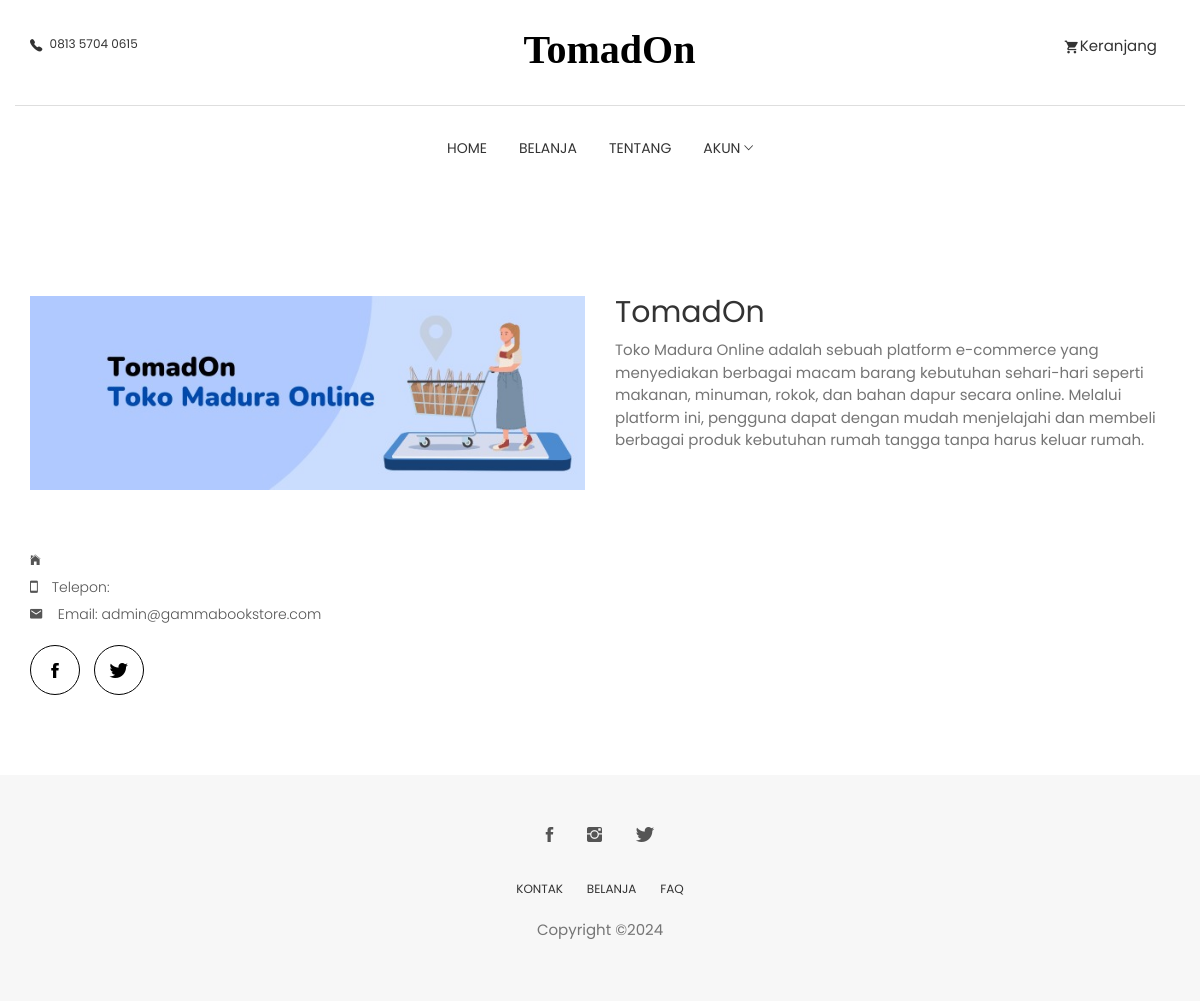
/about, run on the app's committed database.
### tables this page shows
CREATE TABLE `about` (
  `id` int(11) NOT NULL,
  `about` varchar(1000) NOT NULL
);

CREATE TABLE `contact` (
  `id` int(11) NOT NULL,
  `name` varchar(200) NOT NULL,
  `value` varchar(200) NOT NULL
);

### index.php (called while the page is built, shortened)
<?php
Route::add('/about', function() {
    require __DIR__ . '/views/about.php';
});
Route::submit();

### router.php (called while the page is built)
<?php
class Route{
    private static $uriList = array();
    private static $uriCallback = array();
    static public function add($uri, $function)
    {
        self::$uriList[] = $uri;
        self::$uriCallback[$uri] = $function;
    }
    static public function submit()
    {
        $uri = explode('?', $_SERVER['REQUEST_URI'])[0];
        $doesUriMatch = false;
        foreach(self::$uriList as $u)
        {
            if($u == $uri) {
                $doesUriMatch = true;
                break;
            }
        }
        if($doesUriMatch) {
            call_user_func(self::$uriCallback[$uri]);
        } else {
            http_response_code(404);
            require __DIR__ . '/views/404.php';
        }
    }
}

### views/about.php (the view, shortened to what this page needs)
<?php
require __DIR__ . '/header.php';
require __DIR__ . '/db.php';
$statement = $pdo->prepare("SELECT * FROM about");
$statement->execute();
$about = $statement->fetchAll(PDO::FETCH_ASSOC);
$statement = $pdo->prepare("SELECT value FROM contact WHERE name=?");
$statement->execute(array('facebook'));
$fb = $statement->fetchColumn();
$statement = $pdo->prepare("SELECT value FROM contact WHERE name=?");
$statement->execute(array('twitter'));
$tw = $statement->fetchColumn();
$statement = $pdo->prepare("SELECT value FROM contact WHERE name=?");
$statement->execute(array('telepon'));
$phone = $statement->fetchColumn();
$statement = $pdo->prepare("SELECT value FROM contact WHERE name=?");
$statement->execute(array('email'));
$email = $statement->fetchColumn();
?>
<section class="about section">
	<div class="container">
		<div class="row">
			<div class="col-md-6 mt-20">
				<img class="img-responsive" src="views/images/AboutTomadOn.jpg">
			</div>
			<div class="col-md-6">
				<h2>TomadOn</h2>
				<p><?= htmlspecialchars($about[0]['about']) ?></p>
			</div>
		</div>
		<div class="row mt-40">
            <div class="contact-details col-md-6 " >
                <ul class="contact-short-info" >
                    <li>
                        <i class="tf-ion-ios-home"></i>
                    </li>
                    <li>
                        <i class="tf-ion-android-phone-portrait"></i>
                        <span> Telepon: <?= htmlspecialchars($phone) ?></span>
                    </li>
                    <li>
                        <i class="tf-ion-android-mail"></i>
                        <span>Email: <?= htmlspecialchars($email) ?></span>
                    </li>
                </ul>
                <div class="social-icon">
                    <ul>
                        <li><a class="fb-icon" href="https://facebook.com/<?= $fb ?>"><i class="tf-ion-social-facebook"></i></a></li>
                        <li><a href="https://twitter.com/<?= $tw ?>"><i class="tf-ion-social-twitter"></i></a></li>
                    </ul>
                </div>
            </div>
		</div>
	</div>
</section>
<?php require __DIR__ . '/footer.php'; ?>

### views/css/style.css (style rules this page uses)
body { line-height: 1.5; font-family: "Poppins", sans-serif; -webkit-font-smoothing: antialiased; }
p { font-family: "Poppins", sans-serif; color: #757575; font-size: 15px; }
h1, h2, h3, h4, h5, h6 { font-family: "Poppins", sans-serif; }
h1, h2, h3, h4, h5, h6 { font-weight: 400; }
ol, ul { margin: 0; padding: 0; list-style: none; }
a, a:focus, a:hover { text-decoration: none; outline: 0; color: #000; }
.mt-20 { margin-top: 20px; }
.mt-40 { margin-top: 40px; }
.section { padding: 80px 0; }
.contact-details .contact-short-info { margin-top: 20px; }
.contact-details .contact-short-info li { margin-bottom: 6px; color: #555; font-weight: 300; }
.contact-details .contact-short-info li i { margin-right: 10px; }
.social-icon { margin-top: 20px; }
.social-icon ul li { display: inline-block; margin-right: 10px; }
.social-icon ul li a { display: block; height: 50px; width: 50px; border-radius: 50%; border: 1px solid #000; text-align: center; }
.social-icon ul li a i { color: #000; display: inline-block; font-size: 20px; line-height: 50px; margin: 0; }

### data on the page
about: about "Toko Madura Online adalah sebuah platform e-commerce yang menyediakan berbagai macam barang kebutuhan sehari-hari seperti makanan, minuman, rokok, dan bahan dapur secara online. Melalui platform ini, pengguna dapat dengan mudah menjelajahi dan membeli berbagai produk kebutuhan rumah tangga tanpa harus keluar rumah."
contact: value "admin@gammabookstore.com"
